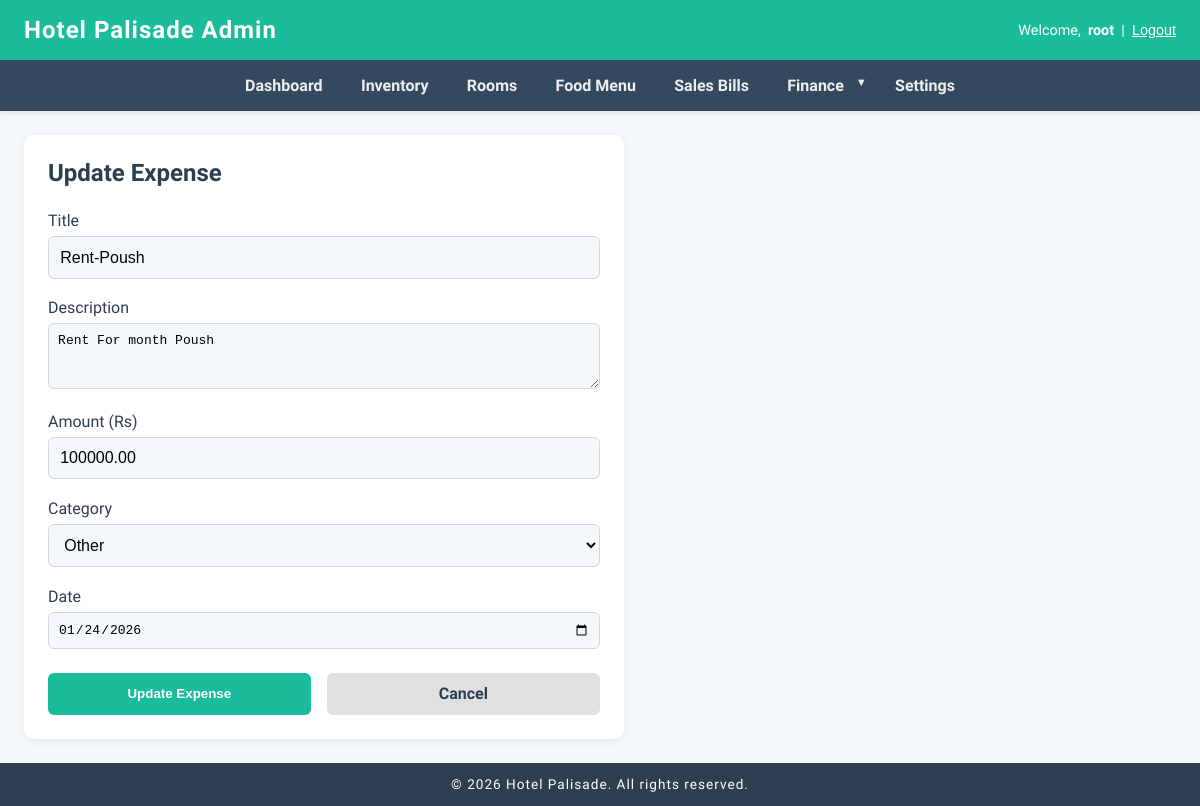
/finance/expenses/1/update/ (signed in), run on the app's committed database.
### finance/models.py (models this page shows, shortened)
class Expense(models.Model):
    CATEGORY_CHOICES = [
        ('utilities', 'Utilities'),
        ('supplies', 'Supplies'),
        ('maintenance', 'Maintenance'),
        ('marketing', 'Marketing'),
        ('transport', 'Transport'),
        ('other', 'Other'),
    ]
    title = models.CharField(max_length=200)
    description = models.TextField(blank=True)
    amount = models.DecimalField(max_digits=10, decimal_places=2)
    category = models.CharField(max_length=50, choices=CATEGORY_CHOICES)
    date = models.DateField()
    created_at = models.DateTimeField(auto_now_add=True)
    class Meta:
        ordering = ['-date']

### finance/views.py (the view, shortened to what this page needs)
# urls.py: path('expenses/<int:pk>/update/', views.expense_update, name='expense_update'),
@login_required(login_url='login')
def expense_update(request, pk):
    expense = get_object_or_404(Expense, pk=pk)
    return render(request, 'finance/expenses/update.html', {'expense': expense})

### finance/templates/finance/expenses/update.html (shortened to what this page needs)
{% extends 'base.html' %}
{% block content %}
<div class="form-container">
    <h2>Update Expense</h2>
    <form method="post" class="form">
        <div class="form-row">
            <label for="title">Title</label>
            <input type="text" name="title" id="title" value="{{ expense.title }}" required>
        </div>
        <div class="form-row">
            <label for="description">Description</label>
            <textarea name="description" id="description" rows="3">{{ expense.description }}</textarea>
        </div>
        <div class="form-row">
            <label for="amount">Amount (Rs)</label>
            <input type="number" step="0.01" name="amount" id="amount" value="{{ expense.amount }}" required>
        </div>
        <div class="form-row">
            <label for="category">Category</label>
            <select name="category" id="category" required>
                <option value="other" {% if expense.category == 'other' %}selected{% endif %}>Other</option>
            </select>
        </div>
        <div class="form-row">
            <label for="date">Date</label>
            <input type="date" name="date" id="date" value="{{ expense.date|date:'Y-m-d' }}" required>
        </div>
        <div class="form-actions">
            <button type="submit" class="submit-btn">Update Expense</button>
            <a href="{% url 'expense_list' %}" class="cancel-btn">Cancel</a>
        </div>
    </form>
</div>
{% endblock %}

### dashboard/templates/base.html (shortened to what this page needs)
<!DOCTYPE html>
<html lang="en">
<head>
</head>
<body>
    <header>
        <h1>Hotel Palisade Admin</h1>
        <div class="user-info">
            {% if user.is_authenticated %}
                Welcome, <strong>{{ user.username }}</strong> |
                <form method="post" action="{% url 'logout' %}" style="display: inline;">
                    <button type="submit">Logout</button>
                </form>
            {% else %}
                <a href="{% url 'login' %}" style="color:#fff;text-decoration:underline;">Login</a>
            {% endif %}
        </div>
    </header>
    <nav>
        <ul id="navMenu">
            <li><a href="{% url 'dashboard' %}">Dashboard</a></li>
            <li><a href="{% url 'inventory_list' %}">Inventory</a></li>
            <li><a href="{% url 'room_list' %}">Rooms</a></li>
            <li><a href="{% url 'food_item_list' %}">Food Menu</a></li>
            <li><a href="{% url 'sales_bill_list' %}">Sales Bills</a></li>
            <li class="dropdown">
                <a href="#" class="dropdown-toggle" onclick="toggleDropdown(event)">Finance</a>
            </li>
            <li><a href="{% url 'settings' %}">Settings</a></li>
        </ul>
    </nav>
    <main>
        {% block content %}{% endblock %}
    </main>
    <footer>
        &copy; {{ year|default:2026 }} Hotel Palisade. All rights reserved.
    </footer>
</body>
</html>

### dashboard/templates/base.html (style rules this page uses)
* { box-sizing: border-box; }
body { margin: 0; padding: 0; background: #f4f8fb; font-family: 'Segoe UI', Arial, sans-serif; color: #2c3e50; }
header { background: #1abc9c; color: #fff; padding: 1em 1.5em; box-shadow: 0 2px 8px rgba(44,62,80,0.08); display: flex; align-items: center; justify-content: space-between; flex-wrap: wrap; gap: 1em; }
header h1 { margin: 0; font-size: 1.5em; letter-spacing: 1px; }
.user-info { font-size: 0.9em; display: flex; align-items: center; gap: 0.5em; flex-wrap: wrap; }
.user-info button { background: none; border: none; color: #fff; text-decoration: underline; cursor: pointer; font-size: 1em; padding: 0; }
nav { background: #34495e; padding: 0; box-shadow: 0 2px 5px rgba(0,0,0,0.1); position: relative; }
nav ul { list-style: none; margin: 0; padding: 0; display: flex; justify-content: center; flex-wrap: wrap; }
nav li { margin: 0; }
nav a { display: block; padding: 1em 1.2em; color: #ecf0f1; text-decoration: none; transition: background 0.3s; font-weight: 600; white-space: nowrap; }
.dropdown { position: relative; }
.dropdown-toggle { cursor: pointer; position: relative; padding-right: 2em !important; }
.dropdown-toggle::after { content: '▼'; position: absolute; right: 0.8em; font-size: 0.7em; }
main { min-height: 80vh; padding: 0.5em; }
footer { background: #2c3e50; color: #fff; text-align: center; padding: 1em; font-size: 0.85em; letter-spacing: 1px; }

### finance/templates/finance/expenses/update.html (style rules this page uses)
.form-container { background: #fff; border-radius: 10px; box-shadow: 0 2px 8px rgba(44,62,80,0.08); padding: 1.5em; margin: 1em; max-width: 600px; }
.form-container h2 { margin: 0 0 1em 0; color: #2c3e50; }
.form .form-row { margin-bottom: 1.2em; }
.form label { display: block; font-weight: 500; margin-bottom: 0.4em; color: #2c3e50; }
.form input, .form textarea, .form select { width: 100%; padding: 0.7em; border: 1px solid #d0d7de; border-radius: 6px; font-size: 1em; background: #f4f8fb; }
.form-actions { display: flex; gap: 1em; margin-top: 1.5em; flex-wrap: wrap; }
.submit-btn { background: #1abc9c; color: #fff; padding: 0.7em 2em; border-radius: 6px; border: none; font-weight: bold; cursor: pointer; flex: 1; min-width: 120px; }
.cancel-btn { background: #e0e0e0; color: #2c3e50; padding: 0.7em 2em; border-radius: 6px; text-decoration: none; font-weight: bold; text-align: center; flex: 1; min-width: 120px; }

### data on the page
Expense: title "Rent-Poush", description "Rent For month Poush", amount "100000.00", category "Other", date "01/24/2026"

### other printed values
{{ user.username }} "root"
{{ year|default:2026 }} "2026"
